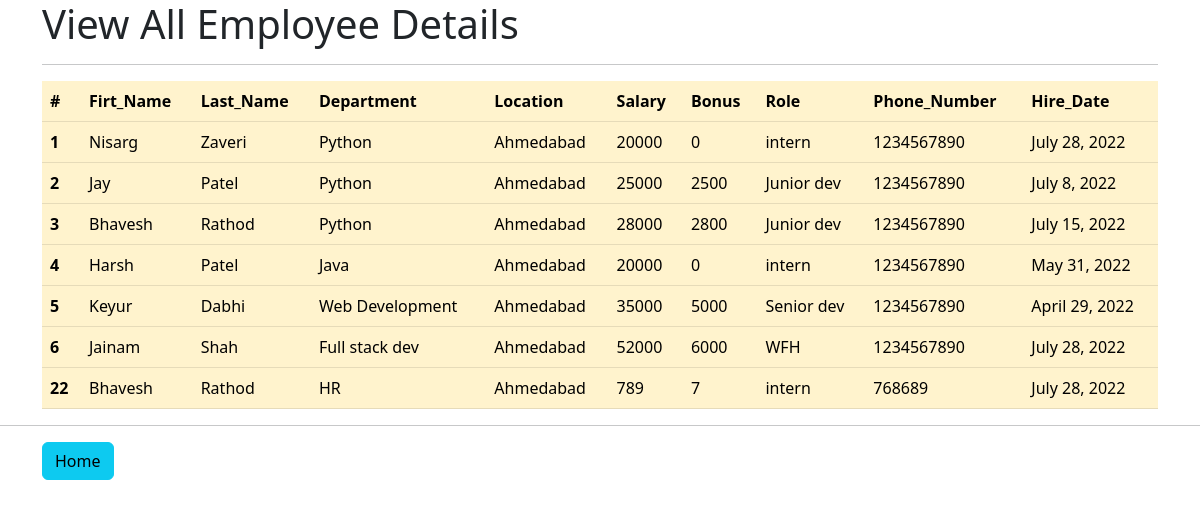
The app's page /all_emp with its own data.
### emp/models.py (models this page shows, shortened)
class Employee(models.Model):
    first_name = models.CharField(max_length=100, null=False)
    last_name = models.CharField(max_length=100, null=False)
    dept = models.ForeignKey(Department,on_delete=models.CASCADE, null=True, blank=True)
    salary = models.IntegerField(default=0)
    bonus = models.IntegerField(default=0)
    role = models.ForeignKey(Role,on_delete=models.CASCADE, null=True, blank=True)
    phone = models.IntegerField(default=0)
    hire_date = models.DateField()

class Department(models.Model):
    name = models.CharField(max_length=100, null=False)
    location = models.CharField(max_length = 100)

class Role(models.Model):
    name = models.CharField(max_length=100, null=False)

### emp/views.py (the view)
# urls.py: path('all_emp', views.all_emp, name= 'all_emp'),
def all_emp(request):
    emps = Employee.objects.all()
    context = {
        'emps':emps
    }
    return render(request, 'all_emp.html',context)

### emp/templates/all_emp.html (shortened to what this page needs)
<!doctype html>
<html lang="en">
<head>
    <link href="https://cdn.jsdelivr.net/npm/bootstrap@5.2.0/dist/css/bootstrap.min.css" rel="stylesheet">
</head>
<body>
    <div class="container">
        <h1>View All Employee Details</h1>
        <hr>
        <table class="table table-warning table-hover">
            <thead>
                <th scope="col">#</th>
                <th scope="col">Firt_Name</th>
                <th scope="col">Last_Name</th>
                <th scope="col">Department</th>
                <th scope="col">Location</th>
                <th scope="col">Salary</th>
                <th scope="col">Bonus</th>
                <th scope="col">Role</th>
                <th scope="col">Phone_Number</th>
                <th scope="col">Hire_Date</th>
            </thead>
            {% for emp in emps %}
            <tbody>
                <tr>
                    <th scope="row">{{emp.id}}</th>
                    <td scope="row">{{emp.first_name}}</td>
                    <td scope="row">{{emp.last_name}}</td>
                    <td scope="row">{{emp.dept.name}}</td>
                    <td scope="row">{{emp.dept.location}}</td>
                    <td scope="row">{{emp.salary}}</td>
                    <td scope="row">{{emp.bonus}}</td>
                    <td scope="row">{{emp.role.name}}</td>
                    <td scope="row">{{emp.phone}}</td>
                    <td scope="row">{{emp.hire_date}}</td>
                </tr>
            </tbody>
            {% endfor %}
        </table>
    </div>
    <hr>
    <div class="container">
        <form action="/">
            <button class="btn btn-info">Home</button>
        </form>
    </div>
</body>
</html>

### records on screen
Employee: id "1", first_name "Nisarg", last_name "Zaveri", dept.name "Python", dept.location "Ahmedabad", salary "20000", bonus "0", role.name "intern", phone "1234567890", hire_date "July 28, 2022"
Employee: id "2", first_name "Jay", last_name "Patel", dept.name "Python", dept.location "Ahmedabad", salary "25000", bonus "2500", role.name "Junior dev", phone "1234567890", hire_date "July 8, 2022"
Employee: id "3", first_name "Bhavesh", last_name "Rathod", dept.name "Python", dept.location "Ahmedabad", salary "28000", bonus "2800", role.name "Junior dev", phone "1234567890", hire_date "July 15, 2022"
Employee: id "4", first_name "Harsh", last_name "Patel", dept.name "Java", dept.location "Ahmedabad", salary "20000", bonus "0", role.name "intern", phone "1234567890", hire_date "May 31, 2022"
Employee: id "5", first_name "Keyur", last_name "Dabhi", dept.name "Web Development", dept.location "Ahmedabad", salary "35000", bonus "5000", role.name "Senior dev", phone "1234567890", hire_date "April 29, 2022"
Employee: id "6", first_name "Jainam", last_name "Shah", dept.name "Full stack dev", dept.location "Ahmedabad", salary "52000", bonus "6000", role.name "WFH", phone "1234567890", hire_date "July 28, 2022"
Employee: id "22", first_name "Bhavesh", last_name "Rathod", dept.name "HR", dept.location "Ahmedabad", salary "789", bonus "7", role.name "intern", phone "768689", hire_date "July 28, 2022"
